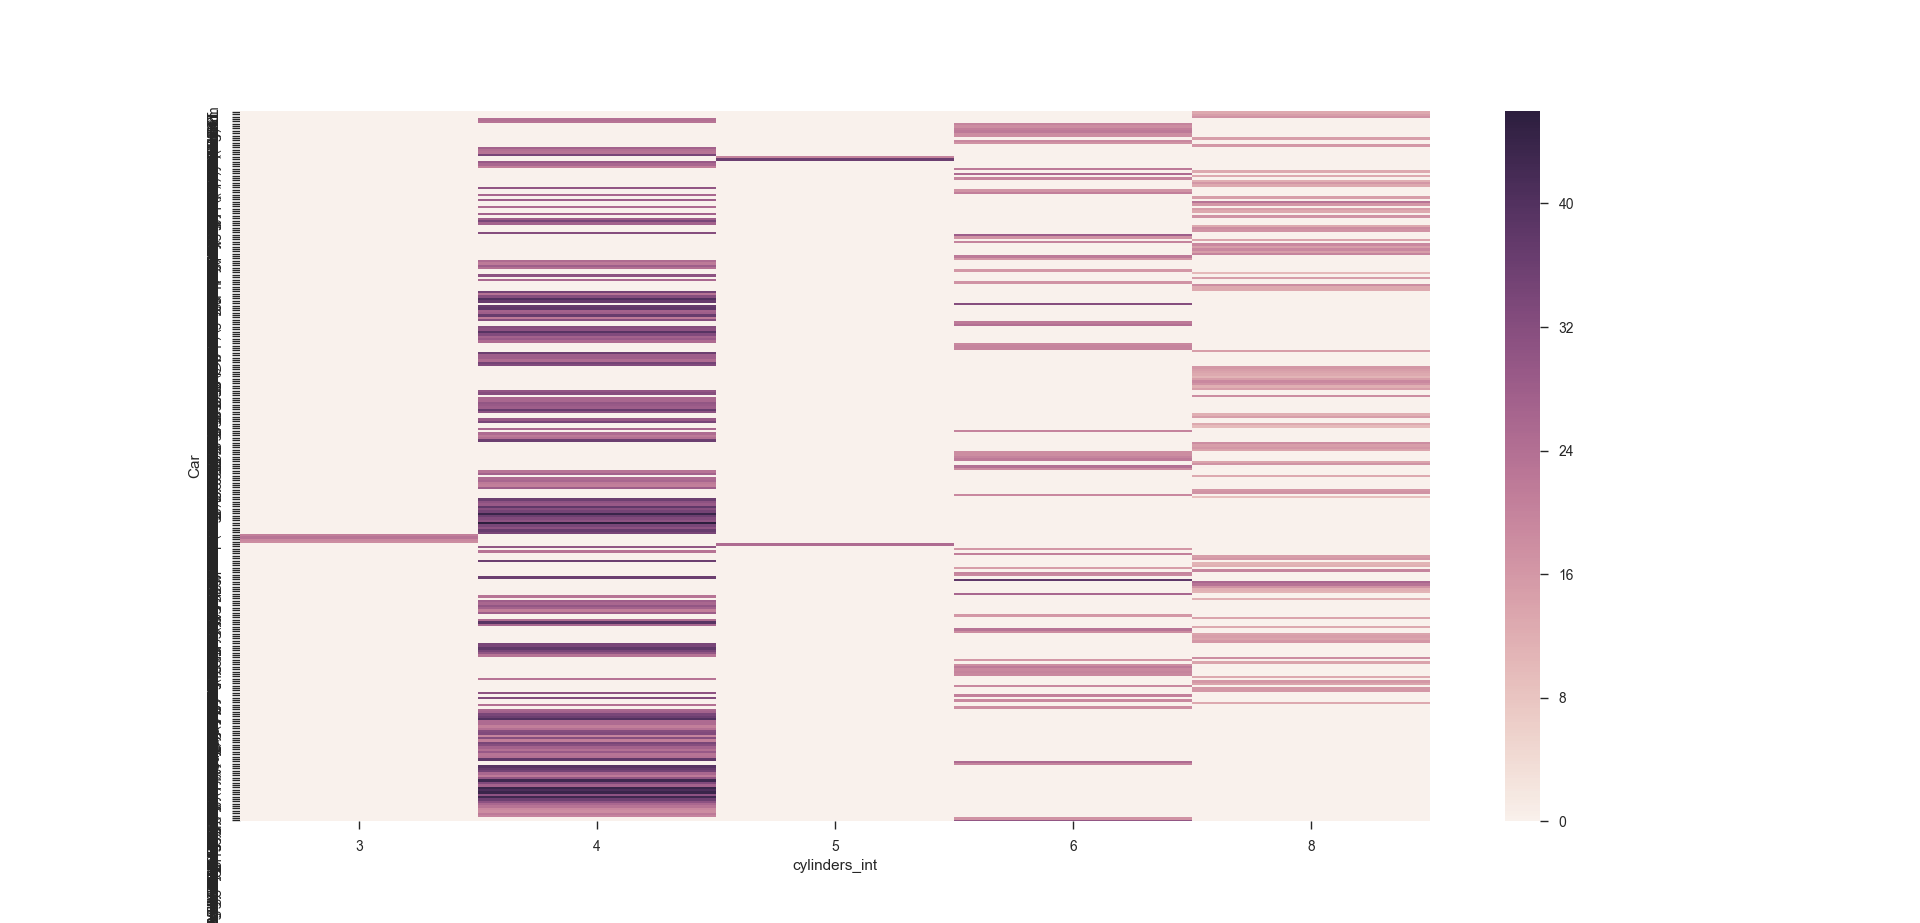

Here is the Python script that generated this plot:
"""
Let's visualize some data using seaborn.
"""
import pandas as pd
import seaborn as sns

# Read in the cars csv
CARS = pd.read_csv('assets/cars.csv', sep=';')

# Drop the first row of the dataframe (it just describes the data type.)
CARS = CARS.drop(CARS.index[[0]])

# Change MPG from string into float
CARS['MPG'] = CARS['MPG'].astype(float)

# Create Zero filter
ZERO_MPG_FILTER = CARS['MPG'] != 0

# Filter Cars
FILTERED_CARS = CARS[ZERO_MPG_FILTER]

# Arrange by descending so the highest are at the top
FILTERED_CARS.sort_values(by=('MPG'), inplace=True, ascending=False)

#
sns.set(style='ticks')

# Create integer version of MPG
FILTERED_CARS['mpg_int'] = FILTERED_CARS['MPG'].astype(int)
FILTERED_CARS['cylinders_int'] = FILTERED_CARS['Cylinders'].astype(int)

# FC = sns.load_dataset("FILTERED_CARS")

# print(FC)

FILTERED_CARS = FILTERED_CARS.drop_duplicates('Car')

# pivot table
FCPT = FILTERED_CARS.pivot(index='Car', columns='cylinders_int', values='mpg_int')
FCPT = FCPT.fillna(0)
print(FCPT)

# Create the scatterplot
HM = sns.heatmap(FCPT)



# Create the line graph / pointplot.
# CP = sns.regplot(x='Car', y='MPG', data=TOP_TWENTY, palette="muted")

# Rotate the labels so they fit
# CP.set_xticklabels(TOP_TWENTY['Car'], rotation=90)

# Graph ADMIN STUFF
# CP.set_xlabel('Car Types')
# CP.set_ylabel('MPG per Car')
# CP.set_title('MPG of cars from the late 70\'s and early 80\'s')

#
# sns.plt.tight_layout()

# Show the graph
sns.plt.show()

# END
